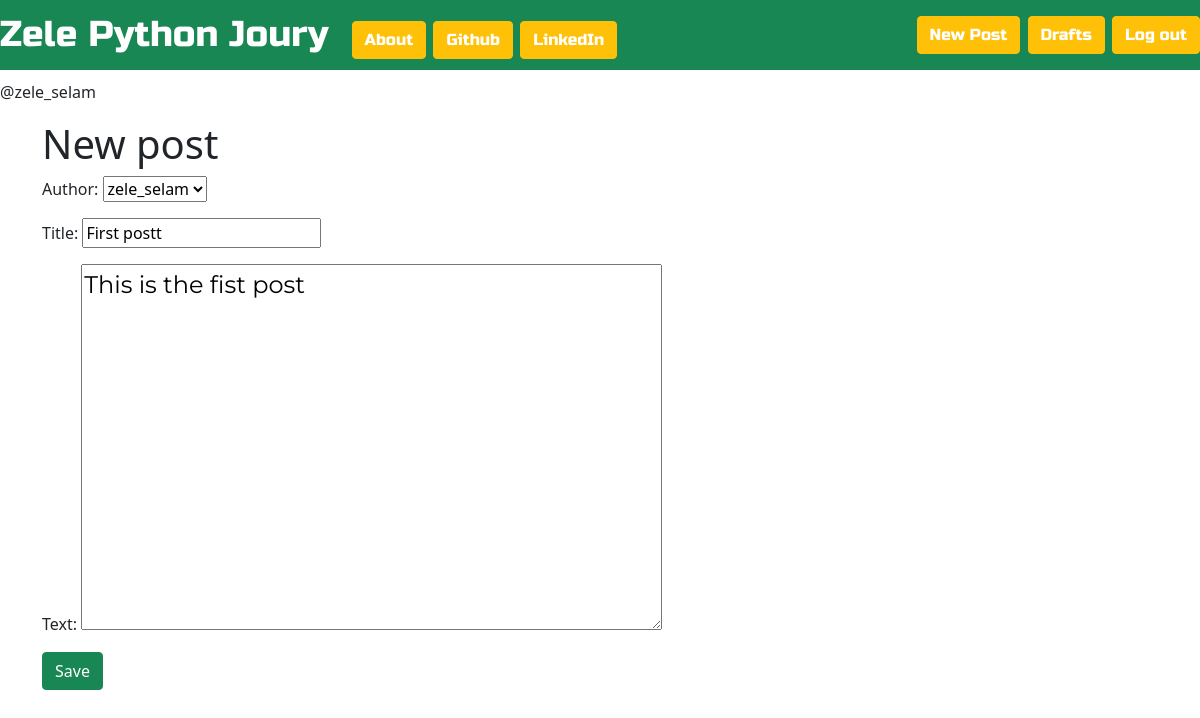
Page /post/update/6/ (signed in) on the committed database.
### blog_app/models.py (models this page shows, shortened)
class Post(models.Model):
    author = models.ForeignKey('auth.User', on_delete=models.CASCADE)
    title = models.CharField(max_length=200)
    text = models.TextField()
    created_date = models.DateTimeField(default=timezone.now)
    published_date = models.DateTimeField(blank=True, null=True)

### blog_app/views.py (the view)
# urls.py: url(r'post/update/(?P<pk>\d+)/$', views.PostUpdateView.as_view(), name='post_edit'),
class PostUpdateView(LoginRequiredMixin,UpdateView):
    login_url = '/login/'
    redirect_field_name = 'blog_app/post_detail.html'
    form_class = PostForm
    model = Post

### blog_app/forms.py
class PostForm(ModelForm):
    class Meta:
        model = Post
        fields = ('author', 'title', 'text')
        widgets = {
            'title': forms.TextInput(attrs={'class': 'textinputclass'}),
            'text': forms.Textarea(attrs={'class': 'editable medium-editor textarea postcontent'})
        }

### blog_app/templates/blog_app/post_form.html (shortened to what this page needs)
{% extends 'base.html' %}
{% block content %}
    <h1>New post</h1>
    <form method="POST" class="post-form">
    {{form.as_p}}
    <button type="submit" class="save btn btn-success">Save</button>
    </form>
{% endblock %}

### templates/base.html (shortened to what this page needs)
<!DOCTYPE html>
{% load staticfiles %}
<html lang="en">
    <head>
        <link href="https://cdn.jsdelivr.net/npm/bootstrap@5.1.3/dist/css/bootstrap.min.css" rel="stylesheet">
        <link rel="stylesheet" href="{% static 'css/blog.css' %}">
        <link rel="stylesheet" href="//cdn.jsdelivr.net/npm/medium-editor@latest/dist/css/medium-editor.min.css" type="text/css" media="screen" charset="utf-8">
</head>
<body style="background-image: url("static/images/pic.jpg");">
  <nav class="nav navbar techfont bg-success custom-navbar">
      <ul class="nav navbar-nav text-white">
        <li>
          <a class='navbar-brand bigbrand bg-success text-white' href="{% url 'blog_app:post_list' %}">Zele Python Joury</a>
          <a class="btn btn-warning  text-white" href="{% url 'about'%}">About</a>
          <a class="btn btn-warning  text-white" href="http://github.com/Zebracode13">Github</a>
          <a class="btn btn-warning  text-white" href="https://www.linkedin.com">LinkedIn</a>
        </li>
      </ul>
      <ul class="nav navbar-nav navbar-right">
        {% if user.is_authenticated %}
        <li class="nav-pill">
            <a class="btn btn-warning text-white" href="{% url 'blog_app:post_new' %}" >New Post</a>
            <a class="btn btn-warning text-white" href="{% url 'blog_app:post_draft_list' %}">Drafts</a>
            <a class="btn btn-warning text-white" href="{% url 'logout' %}" >Log out</a>
        </li>
        {% else %}
        <li class="nav-pill">
          <a class='nav navbar-right btn btn-warning' ' href="{% url 'login' %}" ><span class="glyphicon glyphicon-user"></span>Login</a>
        </li>
        {% endif %}
      </ul>
</nav>
<p><a >@{{user.username }}</a></p>
  <div class="container loader">
      {% block content %}
      {% endblock %}
    </div>
</body>
</html>

### static/css/blog.css (style rules this page uses)
body { background-image: images("static/images/pic.jpg"); }
.techfont { font-family: 'Russo One', sans-serif; font-size: 1.5em; margin-bottom: 10px; }
.postcontent { font-family: 'Montserrat'; font-size: 1.5em; }
.bigbrand { font-size: 1.5em; }
.loader { filter:hue-rotate(0deg); color: linear-gradient(45deg,#0f8,#08f); animation:hue 5000ms infinite linear; }

### rows in the picture
Post: author "zele_selam", title "First postt", text "This is the fist post"

### other values in the picture
{{ user.username }} "zele_selam"
